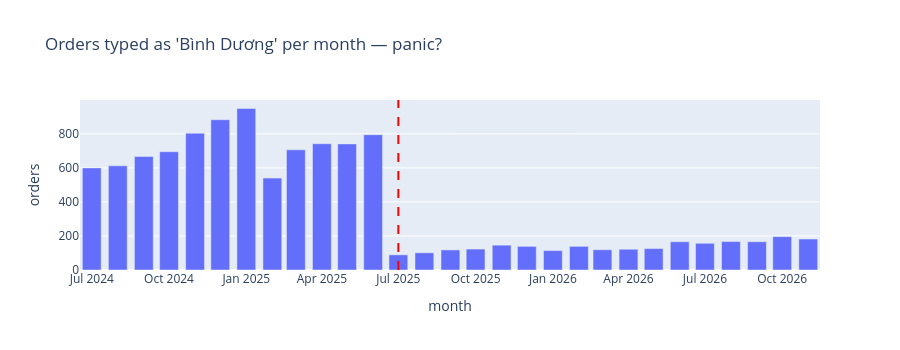

Source (notebook cell):
### Code cell
# A naive chart: orders typed as "Bình Dương" — did VietBrew lose this market in mid-2025?
bd = raw[raw["province"].str.contains("Bình Dương|Binh Duong|bình dương", regex=True)]
bd_month = bd.groupby(bd["order_datetime"].str[:7])["order_id"].nunique()
fig = px.bar(bd_month.loc["2024-07":], title="Orders typed as 'Bình Dương' per month — panic?", labels={"value": "orders", "order_datetime": "month"})
fig.add_vline(x="2025-07", line_dash="dash", line_color="red")
fig.update_layout(showlegend=False, height=350)
fig.show()

### Figure 1 — Plotly figure (JSON) as saved in the notebook; plotly's stock layout.template omitted (floating-point values rounded to 4 significant figures)
{"data": [{"hovertemplate": "variable=order_id<br>month=%{x}<br>orders=%{y}<extra></extra>", "legendgroup": "order_id", "marker": {"color": "#636efa", "pattern": {"shape": ""}}, "name": "order_id", "orientation": "v", "showlegend": true, "textposition": "auto", "type": "bar", "x": ["2024-07", "2024-08", "2024-09", "2024-10", "2024-11", "2024-12", "2025-01", "2025-02", "2025-03", "2025-04", "2025-05", "2025-06", "2025-07", "2025-08", "2025-09", "2025-10", "2025-11", "2025-12", "2026-01", "2026-02", "2026-03", "2026-04", "2026-05", "2026-06", "2026-07", "2026-08", "2026-09", "2026-10", "2026-11"], "xaxis": "x", "y": [600, 612, 667, 695, 804, 883, 949, 540, 706, 742, 741, 795, 89, 101, 118, 123, 146, 139, 114, 139, 119, 122, 126, 166, 157, 167, 166, 196, 182], "yaxis": "y"}], "layout": {"barmode": "relative", "height": 350, "legend": {"title": {"text": "variable"}, "tracegroupgap": 0}, "shapes": [{"line": {"color": "red", "dash": "dash"}, "type": "line", "x0": "2025-07", "x1": "2025-07", "xref": "x", "y0": 0, "y1": 1, "yref": "y domain"}], "showlegend": false, "title": {"text": "Orders typed as 'Bình Dương' per month — panic?"}, "xaxis": {"anchor": "y", "domain": [0, 1], "title": {"text": "month"}}, "yaxis": {"anchor": "x", "domain": [0, 1], "title": {"text": "orders"}}}}
